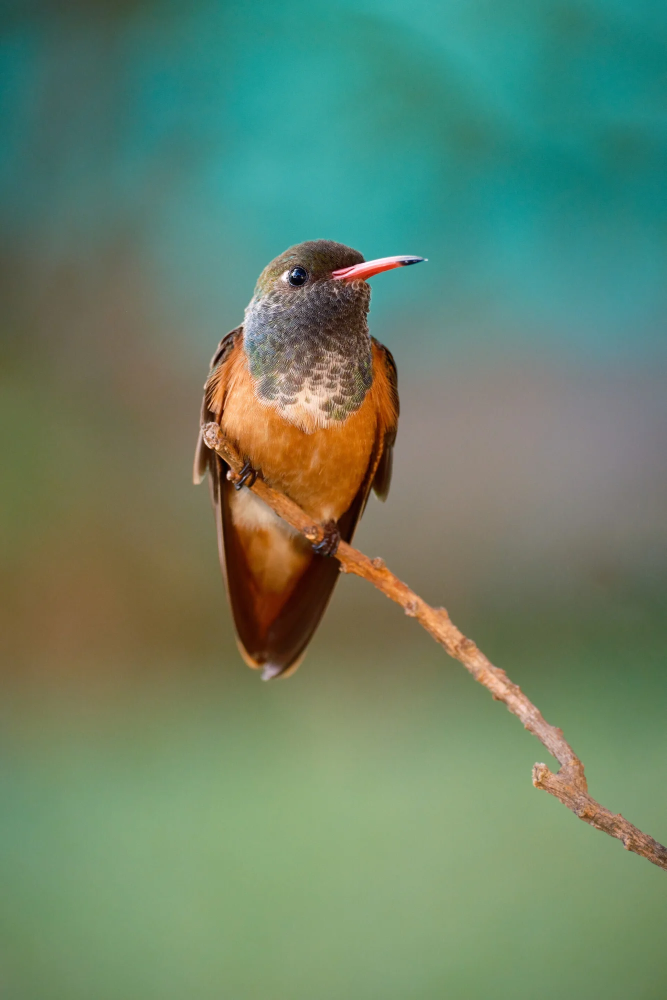
#> input picture bird.png, 1333 x 2000 px (shown at 1/2 size)
$ jupyter execute 'Laplacian Del Square Operator.ipynb'
#> lines starting #> are read from the running program, lines starting #| are printed output that depends on the picture
[cell 1]
import cv2
import numpy as np
import matplotlib.pyplot as plt

[cell 2]
img = cv2.imread("bird.png")
#> img is the input picture: shape (2000, 1333, 3); mean B, G, R 105.7, 131.1, 104.4
img = cv2.cvtColor(img, cv2.COLOR_BGR2GRAY)
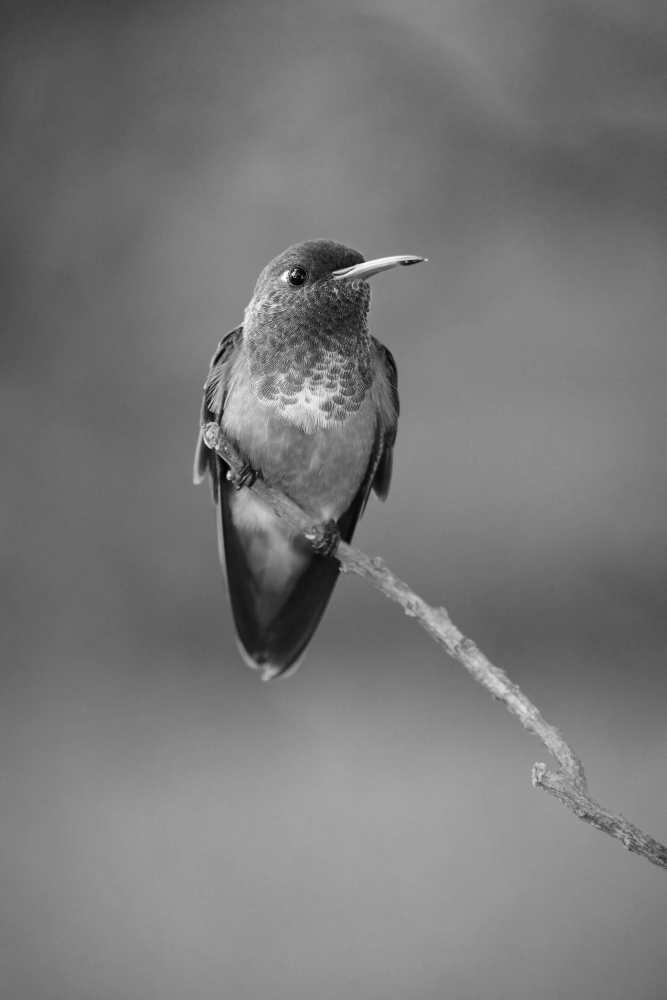
#> img: shape (2000, 1333) (shown at 1/2 size); min 0, max 255, mean 120.2
img = img.astype(np.float32)
img = cv2.resize(img, (224, 224))
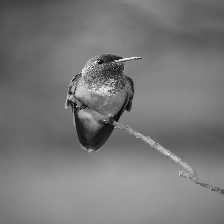
#> img: shape (224, 224) float32; min 3.42, max 251.6, mean 120.2
# output_img = np.zeros_like(img, dtype=np.float32)
output_img = img.copy()

#### 1. Applying only the Laplacian (del square operator) Finite differences of Finite Differences

[cell 3]
kernel_dim = 3
for i in range(kernel_dim//2, img.shape[0] - kernel_dim):
    for j in range(kernel_dim//2, img.shape[1] - kernel_dim):
        img_slice = img[i:i+kernel_dim, j:j+kernel_dim]

        slice_center_row = img_slice[img_slice.shape[0]//2]
        del_square_i_x = slice_center_row[kernel_dim-1] - 2 * slice_center_row[kernel_dim//2] + slice_center_row[0]

        slice_center_col = img_slice[:, kernel_dim//3]
        del_square_i_y = slice_center_col[kernel_dim-1] - 2 * slice_center_col[kernel_dim//2] + slice_center_col[0]

        output_img[i+kernel_dim//2, j+kernel_dim//2] = del_square_i_x + del_square_i_y
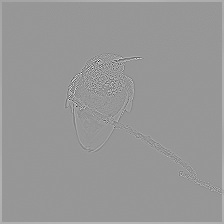
#> output_img: shape (224, 224) float32; min -705.1, max 486.5, mean 3.9; drawn with min black and max white

$ run again, with im0.png copied over bird.png
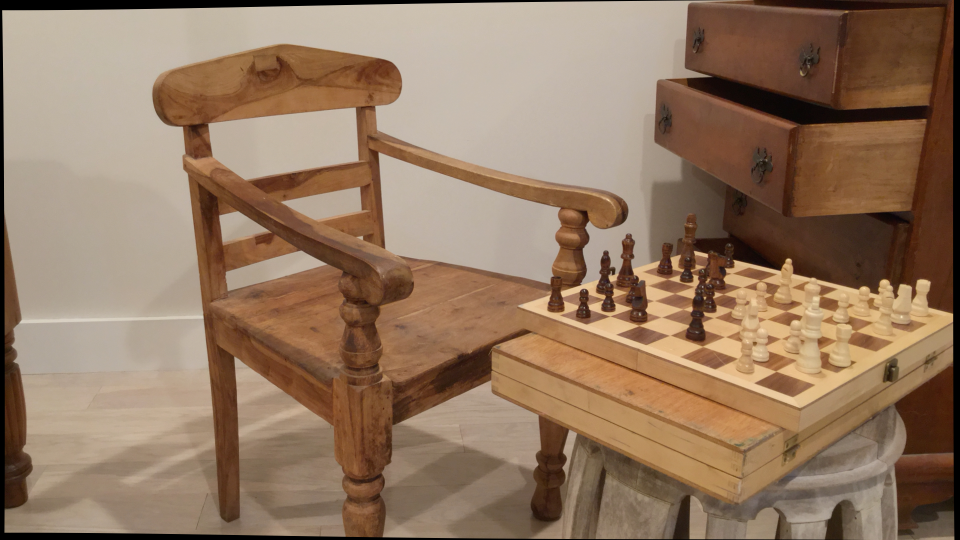
#> input picture im0.png, 1920 x 1080 px (shown at 1/2 size)
#> img is the input picture: shape (1080, 1920, 3); mean B, G, R 96.9, 120, 146.9
#> `img = cv2.resize(img, (224, 224))`:
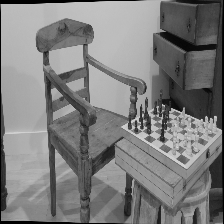
#> img: shape (224, 224) float32; min 0, max 219.6, mean 125.4
#> after the loop `for i in range(kernel_dim//2, img.shape[0] - kernel_dim):`:
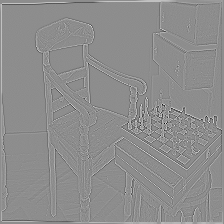
#> output_img: shape (224, 224) float32; min -493.3, max 396, mean 1.1; drawn with min black and max white

$ run again, with im1.png copied over bird.png
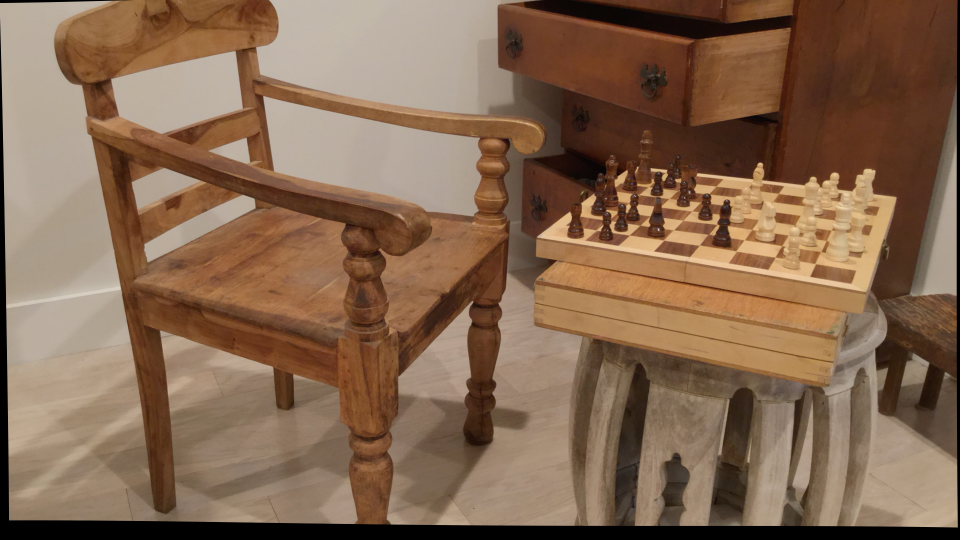
#> input picture im1.png, 1920 x 1080 px (shown at 1/2 size)
#> img is the input picture: shape (1080, 1920, 3); mean B, G, R 80.8, 103.9, 133
#> `img = cv2.resize(img, (224, 224))`:
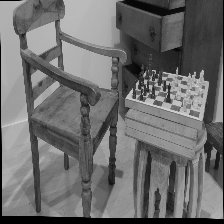
#> img: shape (224, 224) float32; min 0, max 212.5, mean 109.8
#> after the loop `for i in range(kernel_dim//2, img.shape[0] - kernel_dim):`:
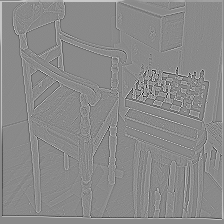
#> output_img: shape (224, 224) float32; min -402, max 341.5, mean 1.7; drawn with min black and max white
